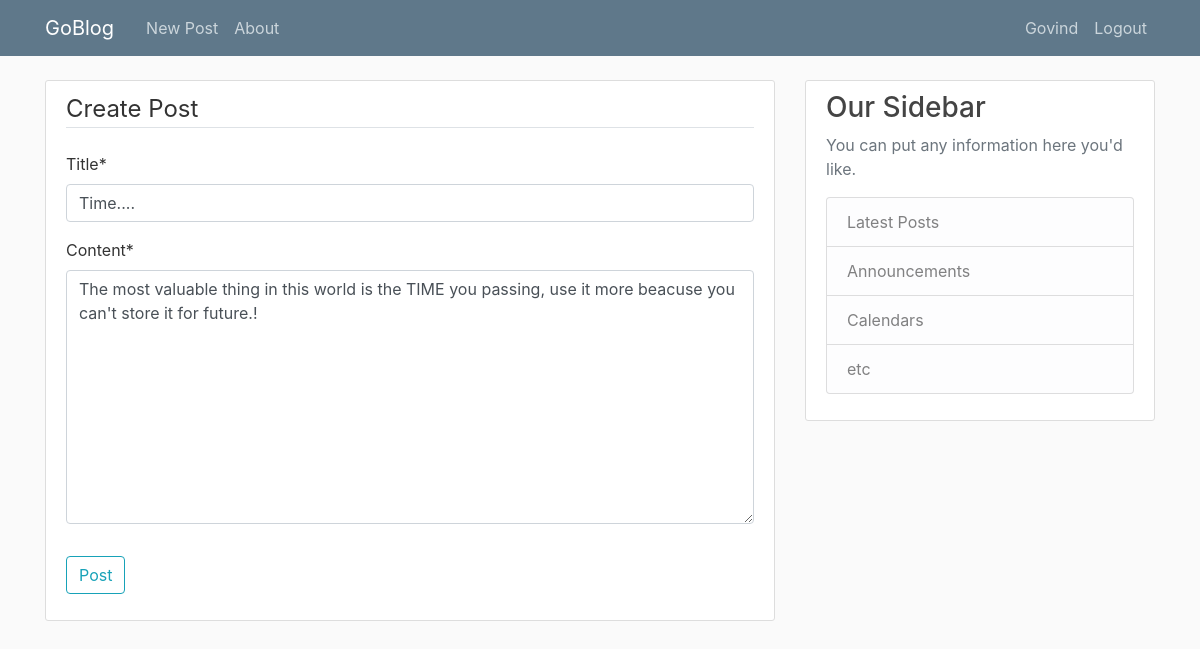
Screenshot of /post/6/update/ (signed in) with the database file from the repository.
### blog/models.py (models this page shows, shortened)
class Post(models.Model):
    title = models.CharField(max_length=100)
    content = models.TextField()
    date_posted = models.DateTimeField(default=timezone.now)
    author = models.ForeignKey(User, on_delete= models.CASCADE )

### blog/views.py (the view, shortened to what this page needs)
# urls.py: path('post/<int:pk>/update/',PostUpdateView.as_view(), name= 'post-update'),
class PostUpdateView(LoginRequiredMixin,UserPassesTestMixin, UpdateView):       # naming covention is appname/model_viewtype.html for CreateView
    model = Post
    fields = ['title', 'content']
    def test_func(self):        # check user to update post
        post = self.get_object()    # inbuild function to get post as object
        if self.request.user == post.author:
            return True
        return False

### blog/templates/blog/post_form.html (shortened to what this page needs)
{% extends "blog/base.html" %}
{% load crispy_forms_tags %}
{% block content %}
    <div class="content-section">
        <form method="POST">
            <fieldset class="form-group">
                <legend class="border-bottom mb-4">Create Post</legend>
                {{ form|crispy }}
            </fieldset>
            <div class="form-group">
                <button class="btn btn-outline-info" type="submit">Post</button>
            </div>
        </form>
    </div>
{% endblock content %}

### blog/templates/blog/base.html (shortened to what this page needs)
{% load static %}
<!DOCTYPE html>
<html>
<head>
    <link rel="stylesheet" href="https://maxcdn.bootstrapcdn.com/bootstrap/4.0.0/css/bootstrap.min.css">
    <link rel="stylesheet" type="text/css" href="{% static 'blog/main.css' %}">
</head>
<body>
    <header class="site-header">
      <nav class="navbar navbar-expand-md navbar-dark bg-steel fixed-top">
        <div class="container">
          <a class="navbar-brand mr-4" href="{% url 'blog-home' %}">GoBlog</a>
          <div class="collapse navbar-collapse" id="navbarToggle">
            <div class="navbar-nav mr-auto">
              <a class="nav-item nav-link" href="{% url 'post-create' %}">New Post</a>
              <a class="nav-item nav-link" href="{% url 'blog-about' %}">About</a>
            </div>
            <div class="navbar-nav">
              {% if user.is_authenticated %}
              <a class="nav-item nav-link" href="{% url 'profile' %}">{{ user }}</a>
              <a class="nav-item nav-link" href="{% url 'logout' %}">Logout</a>
              {% else %}
              <a class="nav-item nav-link" href="{% url 'login' %}">Login</a>
              <a class="nav-item nav-link" href="{% url 'register' %}">Register</a>
              {% endif %}
            </div>
          </div>
        </div>
      </nav>
    </header>
    <main role="main" class="container">
      <div class="row">
        <div class="col-md-8">
          {% block content %}{% endblock %}
        </div>
        <div class="col-md-4">
          <div class="content-section">
            <h3>Our Sidebar</h3>
            <p class='text-muted'>You can put any information here you'd like.
              <ul class="list-group">
                <li class="list-group-item list-group-item-light">Latest Posts</li>
                <li class="list-group-item list-group-item-light">Announcements</li>
                <li class="list-group-item list-group-item-light">Calendars</li>
                <li class="list-group-item list-group-item-light">etc</li>
              </ul>
            </p>
          </div>
        </div>
      </div>
    </main>
</body>
</html>

### blog/static/blog/main.css (style rules this page uses)
body { background: #fafafa; color: #333333; margin-top: 5rem; }
h1, h2, h3, h4, h5, h6 { color: #444444; }
ul { margin: 0; }
.bg-steel { background-color: #5f788a; }
.site-header .navbar-nav .nav-link { color: #cbd5db; }
.content-section { background: #ffffff; padding: 10px 20px; border: 1px solid #dddddd; border-radius: 3px; margin-bottom: 20px; }

### rows the page displays
Post: title "Time....", content "The most valuable thing in this world is the TIME you passing, use it more beacuse you can't store it for future.!"

### other values shown
{{ user }} "Govind"
